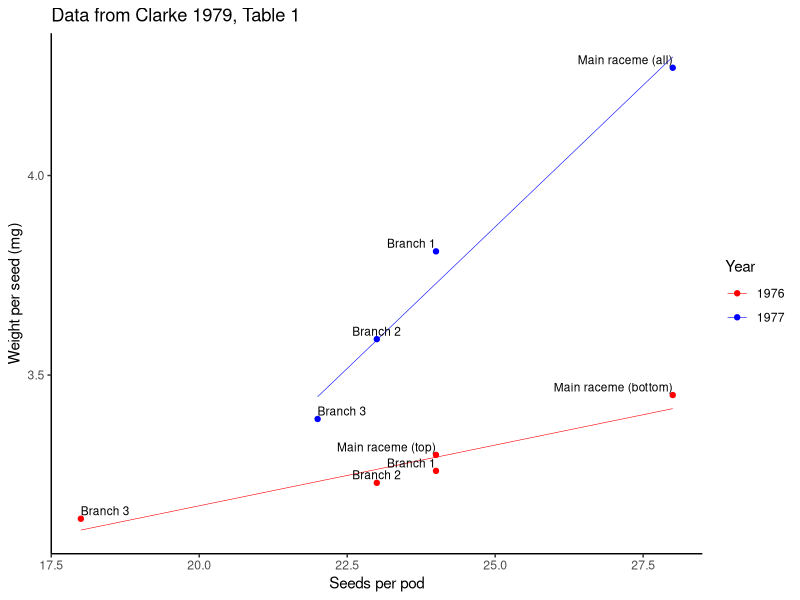
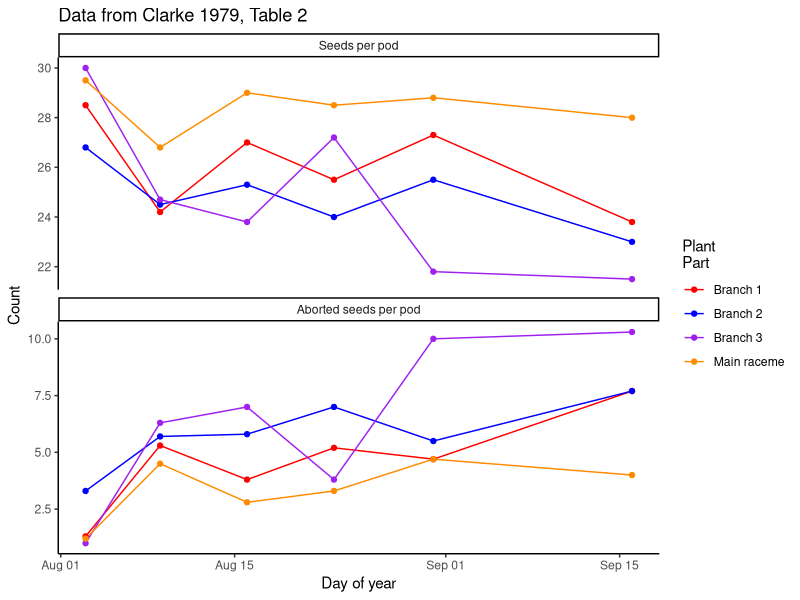

These charts were generated, in order, by the following R code: (Note: this script raises an error after producing the figures.)
library(ggplot2)
library(tidyr)
library(dplyr)
theme_set(theme_classic())

#Data from Clarke 1979
clarke1 <- data.frame(seeds=c(24,28,24,23,18),weight=c(3.3,3.45,3.26,3.23,3.14),
                      type=c('Main raceme (top)','Main raceme (bottom)','Branch 1','Branch 2','Branch 3'),
                      year='1976')
clarke2 <- data.frame(seeds=c(28,24,23,22),weight=c(4.27,3.81,3.59,3.39),
                      type=c('Main raceme (all)','Branch 1','Branch 2','Branch 3'),
                      year='1977')
clarke <- rbind(clarke1,clarke2)
rm(clarke1,clarke2)
ggplot(clarke,aes(seeds,weight,col=year))+
  geom_smooth(method='lm',se=F,size=.2,alpha=0.3)+
  geom_point()+
  geom_text(aes(x=seeds,y=weight,label=type),col='black',size=3,nudge_y=0.02,hjust='inward')+
  labs(x='Seeds per pod',y='Weight per seed (mg)',col='Year',title='Data from Clarke 1979, Table 1')+
  # xlim(17.5,30.5)+
  scale_colour_manual(values=c('red','blue'))

clarke2 <- data.frame(PlantPart=c('Main raceme','Branch 1','Branch 2','Branch 3','Main raceme','Branch 1','Branch 2','Branch 3'),
                      Meas=c(rep('Seeds',4),rep('AbSeeds',4)),
                      Aug3=c(29.5,28.5,26.8,30,1.2,1.3,3.3,1.0),Aug09=c(26.8,24.2,24.5,24.7,4.5,5.3,5.7,6.3),
                      Aug16=c(29,27,25.3,23.8,2.8,3.8,5.8,7),Aug23=c(28.5,25.5,24,27.2,3.3,5.2,7,3.8),
                      Aug31=c(28.8,27.3,25.5,21.8,4.7,4.7,5.5,10),Sep16=c(28,23.8,23,21.5,4,7.7,7.7,10.3))
clarke2 %>% gather('day','count',Aug3:Sep16) %>% spread(Meas,count) %>% 
  gather('Type','Count',AbSeeds:Seeds) %>% 
  mutate(day=as.Date(day,format='%b%d')) %>% 
  mutate(Type=factor(Type,levels=c('Seeds','AbSeeds'),labels=c('Seeds per pod','Aborted seeds per pod'))) %>% 
  ggplot(aes(day,Count,col=PlantPart))+geom_line()+geom_point()+
  facet_wrap(~Type,ncol=1,scales='free_y')+
  scale_colour_manual(values=c('red','blue','purple','darkorange'))+
  labs(x='Day of year',y='Count',col='Plant\nPart',title='Data from Clarke 1979, Table 2')
  




#Data from Angadi et al 2003
angadi <- data.frame(seeds=c(22.3,23.0,23.2,24.1,25.4,24.8,23.9,22.9),weight=c(2.7,2.95,3.06,2.89,3.08,3.07,3.13,3.05),year='1999')
angadi2 <- data.frame(seeds=c(22.4,23.7,24.7,25.8,21.8,16.0,25.1),weight=c(3.37,2.88,3.03,3.06,2.91,3.58,3.41),year='2000')
angadi3 <- data.frame(seeds=c(23.1,20.1,23.6,23.5,20.1,19.8,21.3,19.8),weight=c(3.04,2.77,2.75,3,2.71,2.96,3.08,2.87),year='2001')
angadi <- rbind(angadi,angadi2,angadi3)
rm(angadi,angadi2,angadi3)

ggplot(angadi,aes(seeds,weight,col=year))+geom_point()




